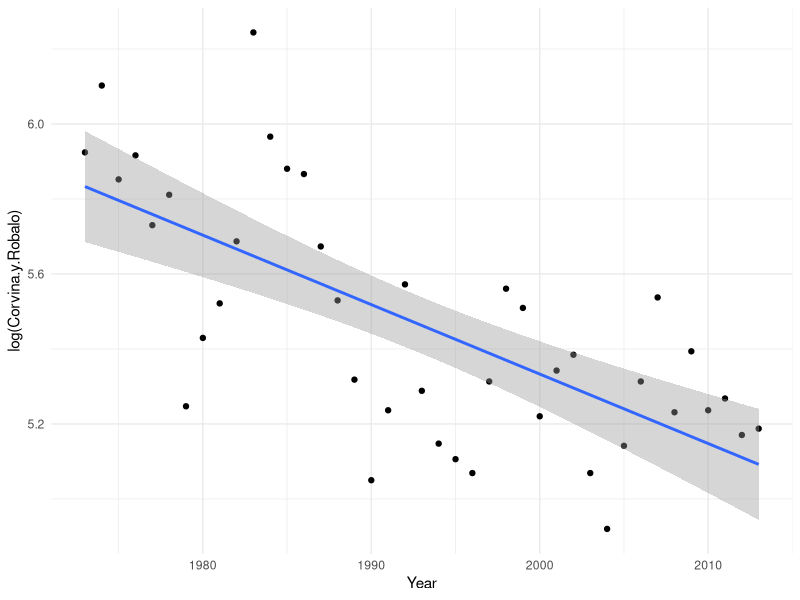
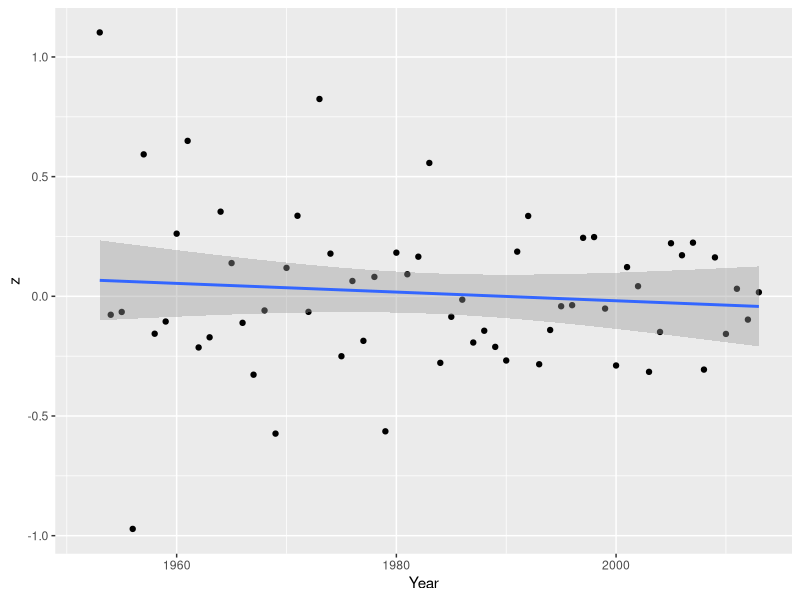

Write R code to recreate these figures, in order.
## ---- chunk 1
knitr::opts_chunk$set(echo = TRUE)

library(tidyverse)
library(mgcv)
## ---- chunk 2

incopesca <- read_csv("./data/catch_1952_2013.csv")


## ---- chunk 3
I2 = incopesca %>%
  filter(Year > 1972) %>%
  mutate(N_tm1 = lag(Corvina.y.Robalo))
  

ggplot(I2, aes(y = log(Corvina.y.Robalo), x = Year)) +
  geom_point()+
  stat_smooth(method = "lm") +
  theme_minimal()
    
    #data = I2,  method = "gam", formula = y ~ s(x))

## ---- chunk 4
# catch_gam = gam( Corvina.y.Robalo ~ s(Year), data = I2)
# 
# summary(catch_gam)
# 

mod2 <- nls( Corvina.y.Robalo  ~ exp(a + b * (Year-1971)), data = I2, start = list(a = 0, b = 0))

summary(mod2)




mod3 = lm(log(Corvina.y.Robalo) ~ Year, data = I2)

summary(mod3)

confint(mod3)
## ---- chunk 5
#Changes in r over time

Year <- incopesca$Year
lag_Year <- Year-1
pop <- incopesca$Corvina.y.Robalo
lag_pop <- incopesca$Corvina.y.Robalo[match(lag_Year, incopesca$Year)]
#r<-(lag_pop - pop)/lag_pop
z <- log(pop/lag_pop)
plot <- data.frame(Year, z)

ggplot(plot, aes(y = z, x = Year)) +
  geom_point()+
  stat_smooth(method = "lm") 

linear_z <- lm(z ~ Year)
confint(linear_z)


